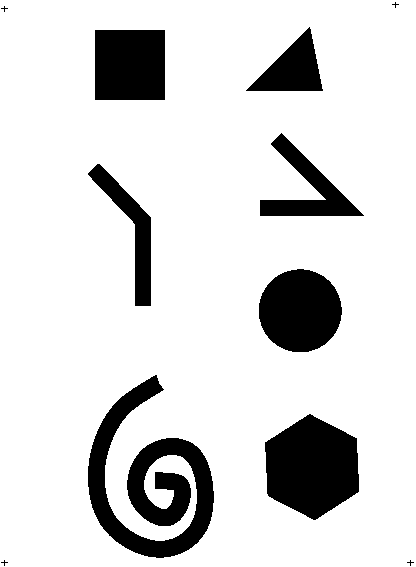
#> input picture perceptionProject/Img/shapes.png, 416 x 567 px
$ python harris.py
#> lines starting #> are read from the running program, lines starting #| are printed output that depends on the picture; after the words box and inside, x2 and y2 are one past the last pixel; in counts of white or black regions, pixels touching at a corner belong together
import numpy as np
import cv2 as cv

# Returns the convolutional kernel of a differential of gaussian
# with respect to x
def getDoGX(w, sigma):
    K=np.zeros((2*w+1,2*w+1))
    alpha= 1/(2*np.pi*np.power(sigma,4))
    beta= -1/(2*sigma*sigma);
    for i in range(-w,w+1):
        for j in range(-w,w+1):
            print(f"{j},{i}")
            K[j+w,i+w]=i*alpha*np.exp(beta*(i*i+j*j))
    return K

def getDoGY(w, sigma):
    K=np.zeros((2*w+1,2*w+1))
    alpha= 1/(2*np.pi*np.power(sigma,4))
    beta= -1/(2*sigma*sigma);
    for i in range(-w,w+1):
        for j in range(-w,w+1):
            print(f"{j},{i}")
            K[j+w,i+w]=j*alpha*np.exp(beta*(i*i+j*j))
    return K

# mouse callback function
def mouse_callback(event,x,y,flags,param):
    if event == cv.EVENT_LBUTTONDOWN:
        print(f"You have clicked on point {x}, {y}")
        dx=gradX[y,x]
        print(f"DX = {dx}")


# Load the "shape" image
tmp = cv.imread('Img/shapes.png')
#> tmp is the input picture: shape (567, 416, 3); 85.2% white; 11 black regions (4 under 20 px), largest, box (x1, y1, x2, y2) and area: (88, 375, 214, 558) 9332, (265, 414, 359, 520) 7340, (259, 269, 342, 352) 5409
# Load the image in grayscale
#img = cv2.imread("image.jpg", cv2.IMREAD_GRAYSCALE)

# Convert it to greylevels if it is a color image
if (tmp.ndim > 2):
    src=cv.cvtColor(tmp,cv.COLOR_BGR2GRAY)
else:
    src=tmp

gradX=cv.filter2D(src, cv.CV_32F, getDoGX(2,0.25))
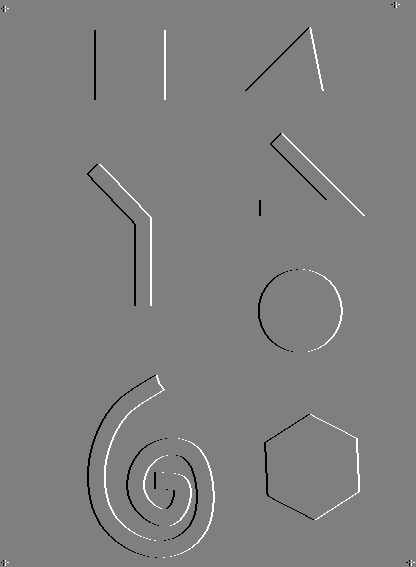
#> gradX: shape (567, 416) float32; min -3.49, max 3.49, mean 2.96e-05; drawn with min black and max white
cv.namedWindow('gradX')
cv.imshow('gradX', gradX)
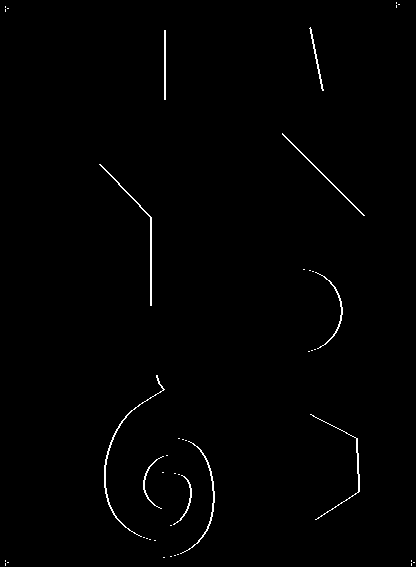
#> window 'gradX': shape (567, 416); 0.81% white in thin lines or dots

gradY=cv.filter2D(src, cv.CV_32F, getDoGY(2,0.25))
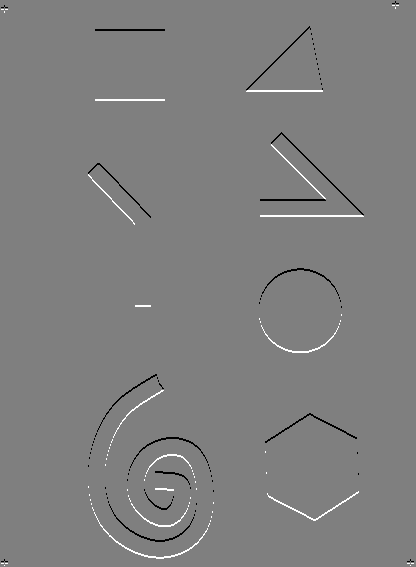
#> gradY: shape (567, 416) float32; min -3.49, max 3.49, mean -2.95e-05; drawn with min black and max white
cv.namedWindow('gradY')
cv.imshow('gradY', gradY)
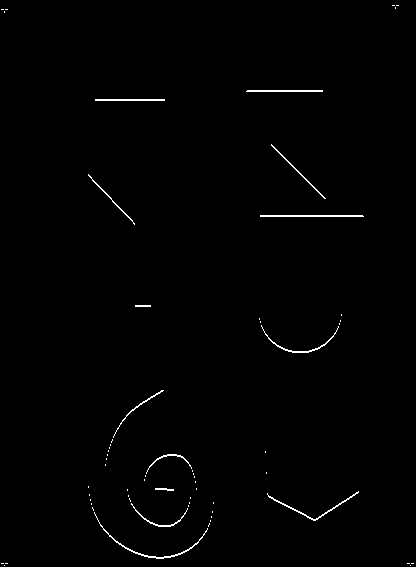
#> window 'gradY': shape (567, 416); 0.75% white in thin lines or dots

def harris(Gx, Gy, x, y, w, k=0.15):
    # Initialize Harris matrix
#> called with x = 100, y = 150, w = 5, k = 0.15
    Harris = np.zeros((2,2))

    # Compute the sum of products of the gradients
    for i in range(-w, w+1):
        for j in range(-w, w+1):
            Harris[0,0] += Gx[y+j, x+i]**2
            Harris[0,1] += Gx[y+j, x+i]*Gy[y+j, x+i]
            Harris[1,0] += Gx[y+j, x+i]*Gy[y+j, x+i]
            Harris[1,1] += Gy[y+j, x+i]**2
#> after the loop, Harris = [[8.37e-13, 7.83e-13], [7.83e-13, 7.33e-13]]
    # Compute Harris score
    det = Harris[0,0]*Harris[1,1] - Harris[0,1]**2
#> det = 1.36e-32
    trace = Harris[0,0] + Harris[1,1]
#> trace = 1.57e-12
    score = det - k*trace**2
#> score = -3.7e-25
    return Harris, score
# Set the point coordinates and window size
x = 100
y = 150
w = 5

# Compute the Harris matrix and score
Harris, score = harris(gradX, gradY, x, y, w)
#> Harris = [[8.37e-13, 7.83e-13], [7.83e-13, 7.33e-13]]; score = -3.7e-25

print("Harris matrix:")
print(Harris)
#| [[8.36762188e-13 7.83184311e-13]
#|  [7.83184311e-13 7.33037041e-13]]
print("Harris score:", score)
#| Harris score: -3.6964042901691e-25


#gradY= cv.filter2D(src, cv.CV_32F, getDoGY(2,O.25))

cv.namedWindow('source')
cv.setMouseCallback('source',mouse_callback)
while(1):
    cv.imshow('source',src)
    if cv.waitKey(20) & 0xFF == 27:
#> (key Esc is pressed here)
        break


cv.destroyAllWindows()
